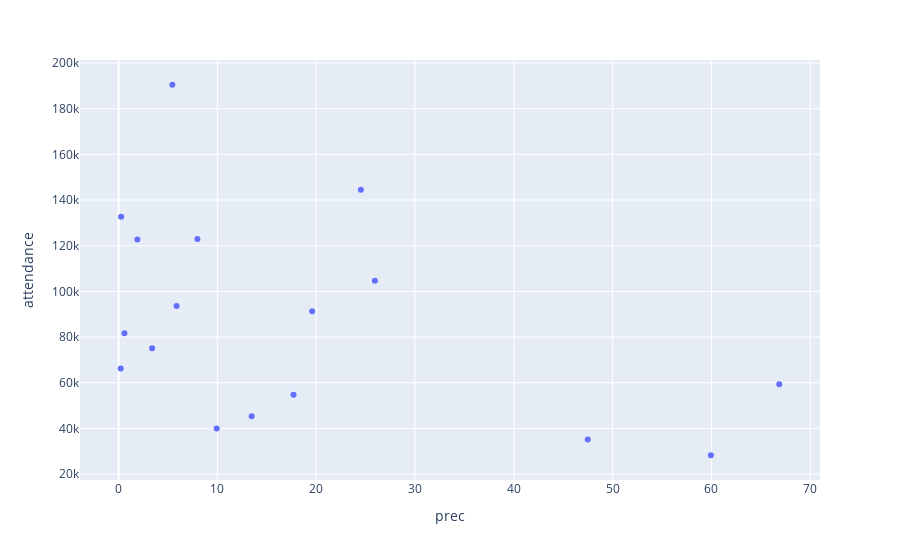

Notebook source saved alongside this figure:
### Code cell
TX_df_scaled, TX_scaler_prec, TX_scaler_att = preprocess_state_df(TX_df)
px.scatter(TX_df_scaled, x='scaled_prec',y='scaled_att')
px.scatter(TX_df_scaled, x='prec',y='attendance')

### Figure 1 — Plotly figure (JSON) as saved in the notebook; plotly's stock layout.template omitted (floating-point values rounded to 4 significant figures)
{"data": [{"hovertemplate": "prec=%{x}<br>attendance=%{y}<extra></extra>", "legendgroup": "", "marker": {"color": "#636efa", "symbol": "circle"}, "mode": "markers", "name": "", "orientation": "v", "showlegend": false, "type": "scatter", "x": [3.39, 17.7, 0.22, 7.98, 0.26, 24.52, 1.9, 5.44, 5.87, 47.48, 19.59, 66.86, 25.94, 59.94, 9.93, 0.59, 13.47], "xaxis": "x", "y": [75089, 54754, 66181, 122911, 132705, 144560, 122708, 190490, 93636, 35092, 91290, 59309, 104649, 28237, 39946, 81652, 45345], "yaxis": "y"}], "layout": {"legend": {"tracegroupgap": 0}, "margin": {"t": 60}, "xaxis": {"anchor": "y", "domain": [0, 1], "title": {"text": "prec"}}, "yaxis": {"anchor": "x", "domain": [0, 1], "title": {"text": "attendance"}}}}
